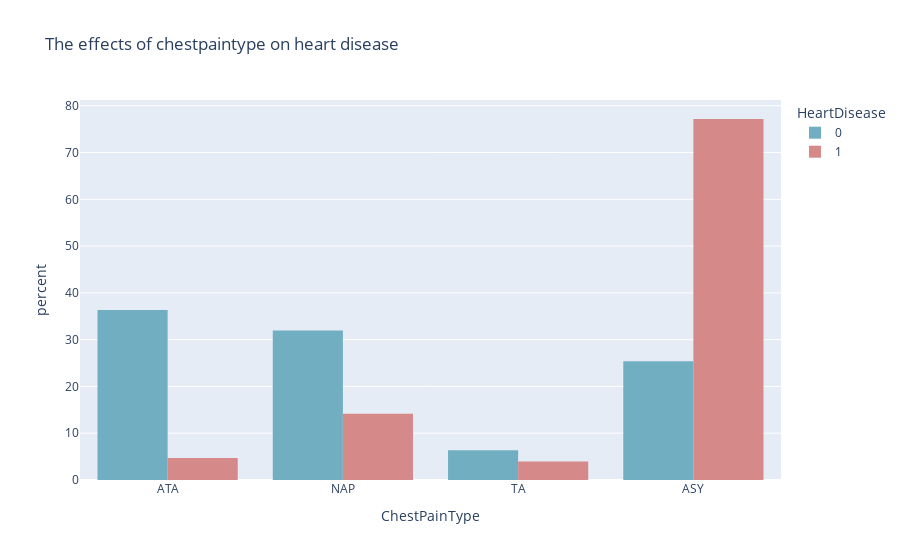

The notebook cell this image was saved under:
### Markdown cell above
old peak cholesterol fastingbs

### Code cell
px.histogram(df,x='ChestPainType', color='HeartDisease',histnorm='percent', barmode='group',color_discrete_sequence=['#71AEC2','#D58989'], title='The effects of chestpaintype on heart disease')

### Figure 1 — Plotly figure (JSON) as saved in the notebook; plotly's stock layout.template omitted (floating-point values rounded to 4 significant figures; data arrays with more than 128 entries replaced by an {"elided": "..."} marker saying what was removed)
{"data": [{"alignmentgroup": "True", "bingroup": "x", "histnorm": "percent", "hovertemplate": "HeartDisease=0<br>ChestPainType=%{x}<br>percent=%{y}<extra></extra>", "legendgroup": "0", "marker": {"color": "#71AEC2", "pattern": {"shape": ""}}, "name": "0", "offsetgroup": "0", "orientation": "v", "showlegend": true, "type": "histogram", "x": {"elided": "410 str values"}, "xaxis": "x", "yaxis": "y"}, {"alignmentgroup": "True", "bingroup": "x", "histnorm": "percent", "hovertemplate": "HeartDisease=1<br>ChestPainType=%{x}<br>percent=%{y}<extra></extra>", "legendgroup": "1", "marker": {"color": "#D58989", "pattern": {"shape": ""}}, "name": "1", "offsetgroup": "1", "orientation": "v", "showlegend": true, "type": "histogram", "x": {"elided": "508 str values"}, "xaxis": "x", "yaxis": "y"}], "layout": {"barmode": "group", "legend": {"title": {"text": "HeartDisease"}, "tracegroupgap": 0}, "title": {"text": "The effects of chestpaintype on heart disease"}, "xaxis": {"anchor": "y", "domain": [0, 1], "title": {"text": "ChestPainType"}}, "yaxis": {"anchor": "x", "domain": [0, 1], "title": {"text": "percent"}}}}
